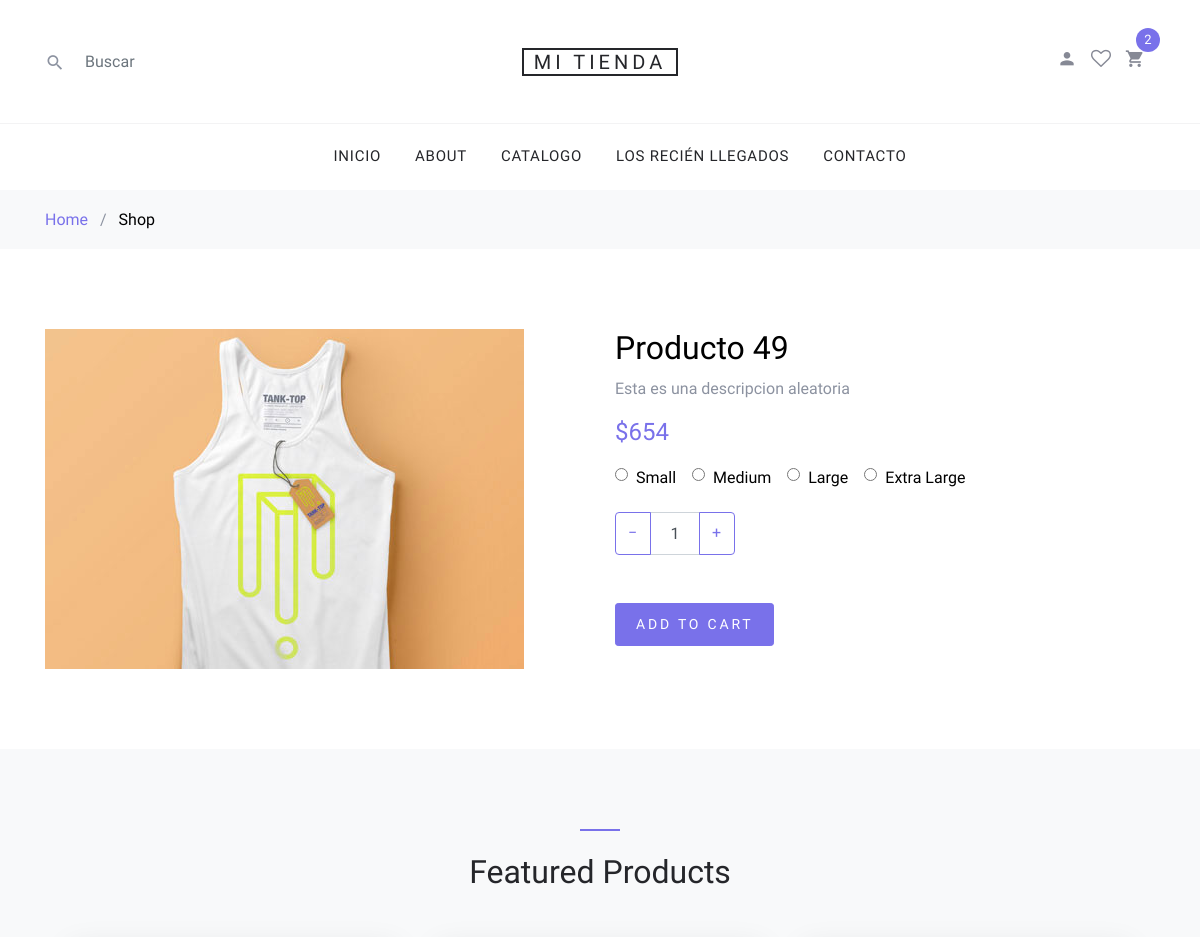
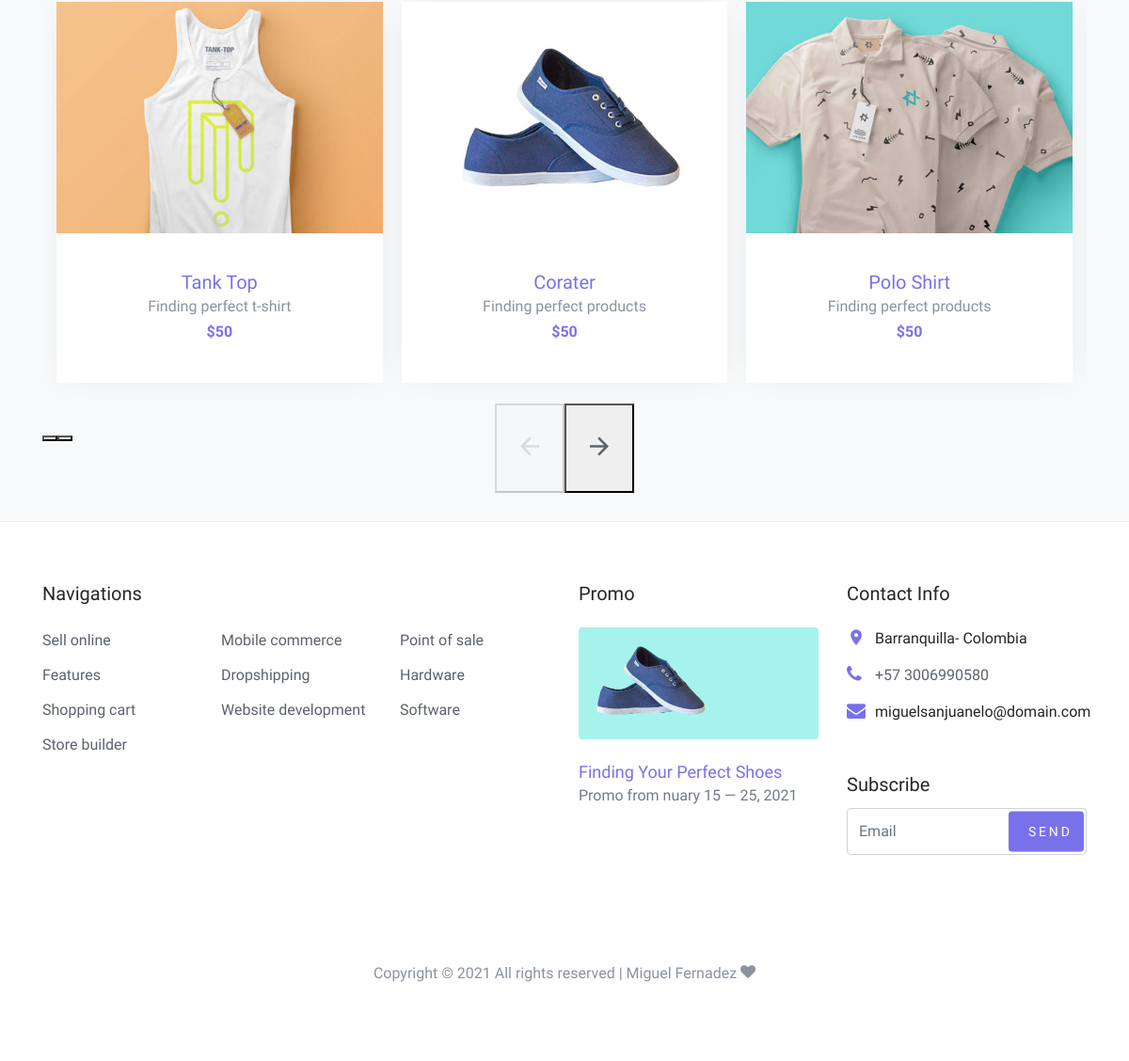
Screenshot of /shop-single.php?id=53 with the database file from the repository (2 pictures, top to bottom).
### tables this page shows
CREATE TABLE `productos` (
  `id` int(11) NOT NULL,
  `nombre` varchar(300) NOT NULL,
  `descripcion` text NOT NULL,
  `precio` double NOT NULL,
  `imagen` varchar(200) NOT NULL,
  `inventario` int(11) NOT NULL,
  `id_categoria` int(11) NOT NULL,
  `talla` varchar(100) NOT NULL,
  `color` varchar(100) NOT NULL
);

### shop-single.php (the view, shortened to what this page needs)
<?php
include("./php/conexion.php");
if (isset ($_GET['id'])){
  $resultado = $conexion -> query("select * from productos where id=".$_GET['id']) or die($conexion->error);
  if(mysqli_num_rows($resultado)>0){
    $fila = mysqli_fetch_row($resultado);
  }else{
    header("location: ./index.php");
  }
}else{
header("location: ./index.php");
}
?>
<!DOCTYPE html>
<html lang="en">
  <head>
    <link rel="stylesheet" href="fonts/icomoon/style.css">
    <link rel="stylesheet" href="css/bootstrap.min.css">
    <link rel="stylesheet" href="css/magnific-popup.css">
    <link rel="stylesheet" href="css/jquery-ui.css">
    <link rel="stylesheet" href="css/owl.carousel.min.css">
    <link rel="stylesheet" href="css/owl.theme.default.min.css">
    <link rel="stylesheet" href="css/aos.css">
    <link rel="stylesheet" href="css/style.css">
  </head>
  <body>
  <div class="site-wrap">
    <?php include("./layouts/header.php"); ?>
    <div class="site-section">
      <div class="container">
        <div class="row">
          <div class="col-md-6">
            <img src="images/<?php echo $fila[4] ?> " alt="<?php echo $fila[1] ?>" class="img-fluid">
          </div>
          <div class="col-md-6">
            <h2 class="text-black"><?php echo $fila[1] ?></h2>
            <p> <?php echo $fila[2] ?></p>
            <p><strong class="text-primary h4">$<?php echo $fila[3] ?></strong></p>
            <div class="mb-1 d-flex">
              <label for="option-sm" class="d-flex mr-3 mb-3">
                <span class="d-inline-block mr-2" style="top:-2px; position: relative;"><input type="radio" id="option-sm" name="shop-sizes"></span> <span class="d-inline-block text-black">Small</span>
              </label>
              <label for="option-md" class="d-flex mr-3 mb-3">
                <span class="d-inline-block mr-2" style="top:-2px; position: relative;"><input type="radio" id="option-md" name="shop-sizes"></span> <span class="d-inline-block text-black">Medium</span>
              </label>
              <label for="option-lg" class="d-flex mr-3 mb-3">
                <span class="d-inline-block mr-2" style="top:-2px; position: relative;"><input type="radio" id="option-lg" name="shop-sizes"></span> <span class="d-inline-block text-black">Large</span>
              </label>
              <label for="option-xl" class="d-flex mr-3 mb-3">
                <span class="d-inline-block mr-2" style="top:-2px; position: relative;"><input type="radio" id="option-xl" name="shop-sizes"></span> <span class="d-inline-block text-black"> Extra Large</span>
              </label>
            </div>
            <div class="mb-5">
              <div class="input-group mb-3" style="max-width: 120px;">
              <div class="input-group-prepend">
                <button class="btn btn-outline-primary js-btn-minus" type="button">&minus;</button>
              </div>
              <input type="text" class="form-control text-center" value="1" placeholder="" aria-label="Example text with button addon" aria-describedby="button-addon1">
              <div class="input-group-append">
                <button class="btn btn-outline-primary js-btn-plus" type="button">&plus;</button>
              </div>
            </div>
            </div>
            <p><a href="cart.php?id=<?php echo $fila[0]; ?>" class="buy-now btn btn-sm btn-primary">Add To Cart</a></p>
          </div>
        </div>
      </div>
    </div>
    <div class="site-section block-3 site-blocks-2 bg-light">
      <div class="container">
        <div class="row justify-content-center">
          <div class="col-md-7 site-section-heading text-center pt-4">
            <h2>Featured Products</h2>
          </div>
        </div>
        <div class="row">
          <div class="col-md-12">
            <div class="nonloop-block-3 owl-carousel">
              <div class="item">
                <div class="block-4 text-center">
                  <figure class="block-4-image">
                    <img src="images/cloth_1.jpg" alt="Image placeholder" class="img-fluid">
                  </figure>
                  <div class="block-4-text p-4">
                    <h3><a href="#">Tank Top</a></h3>
                    <p class="mb-0">Finding perfect t-shirt</p>
                    <p class="text-primary font-weight-bold">$50</p>
                  </div>
                </div>
              </div>
              <div class="item">
                <div class="block-4 text-center">
                  <figure class="block-4-image">
                    <img src="images/shoe_1.jpg" alt="Image placeholder" class="img-fluid">
                  </figure>
                  <div class="block-4-text p-4">
                    <h3><a href="#">Corater</a></h3>
                    <p class="mb-0">Finding perfect products</p>
                    <p class="text-primary font-weight-bold">$50</p>
                  </div>
                </div>
              </div>
              <div class="item">
                <div class="block-4 text-center">
                  <figure class="block-4-image">
                    <img src="images/cloth_2.jpg" alt="Image placeholder" class="img-fluid">
                  </figure>
                  <div class="block-4-text p-4">
                    <h3><a href="#">Polo Shirt</a></h3>
                    <p class="mb-0">Finding perfect products</p>
                    <p class="text-primary font-weight-bold">$50</p>
                  </div>
                </div>
              </div>
            </div>
          </div>
        </div>
      </div>
    </div>
    <?php include("./layouts/footer.php"); ?>
  </div>
  </body>
</html>

### css/style.css (style rules this page uses)
body { line-height: 1.7; color: #8c92a0; font-weight: 300; font-size: 16px; }
a { -webkit-transition: .3s all ease; -o-transition: .3s all ease; transition: .3s all ease; }
.text-black { color: #000; }
.site-wrap:before { -webkit-transition: .3s all ease-in-out; -o-transition: .3s all ease-in-out; transition: .3s all ease-in-out; background: rgba(0, 0, 0, 0.6); content: ""; position: absolute; z-index: 2000; top: 0; left: 0; right: 0; bottom: 0; opacity: 0; visibility: hidden; }
.btn { text-transform: uppercase; position: relative; -webkit-transition: 0.2s all ease-in-out !important; -o-transition: 0.2s all ease-in-out !important; transition: 0.2s all ease-in-out !important; top: 0; letter-spacing: .05em; }
.btn.btn-sm { font-size: 14px !important; padding: 10px 20px !important; }
.btn.btn-primary { font-size: 17px; font-weight: 300; letter-spacing: .2em; }
.form-control { height: 43px; }
.site-section { padding: 2.5em 0; }
@media (min-width: 768px) { .site-section { padding: 5em 0; } }
.site-section-heading { font-size: 30px; color: #25262a; position: relative; }
.site-section-heading:before { content: ""; left: 0%; top: 0; position: absolute; width: 40px; height: 2px; background: #7971ea; }
.site-section-heading.text-center:before { content: ""; left: 50%; top: 0; -webkit-transform: translateX(-50%); -ms-transform: translateX(-50%); transform: translateX(-50%); position: absolute; width: 40px; height: 2px; background: #7971ea; }
.block-4 { -webkit-box-shadow: 0 0 30px -10px rgba(0, 0, 0, 0.1); box-shadow: 0 0 30px -10px rgba(0, 0, 0, 0.1); background: #fff; }
.block-4 .block-4-text h3 { font-size: 20px; margin-bottom: 0; }
.block-4 .block-4-text h3 a { text-decoration: none; }

### rows the page displays
productos: imagen (picture), nombre "Producto 49", descripcion "Esta es una descripcion aleatoria", precio "654"
